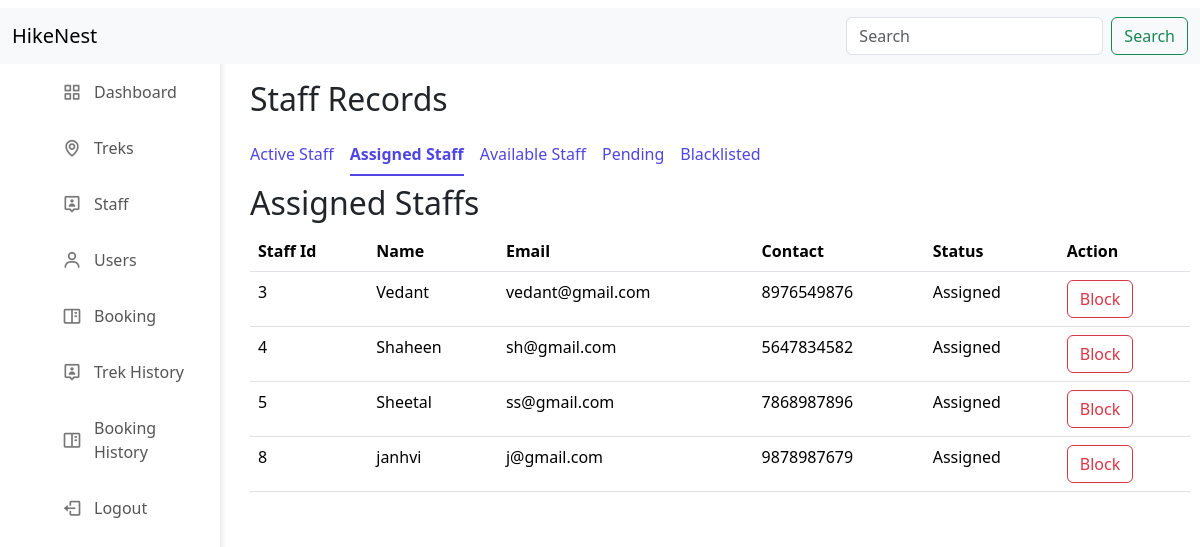
Screenshot of /admin_staff_assigned with the database file from the repository.
### application/models.py (models this page shows)
class Staff(db.Model):
    __tablename__ = 'staff'
    id = db.Column(db.Integer(), primary_key = True, autoincrement = True)
    name = db.Column(db.String(),  nullable = False)
    email = db.Column(db.String(), unique = True, nullable = False)
    phone = db.Column(db.String(10), unique = True, nullable = False)
    password = db.Column(db.String(), nullable = False)
    status = db.Column(db.String(),  nullable = False, default= "Pending")
    treks = db.relationship("Trek", backref = "staff")

### application/controllers.py (the view)
@app.route("/admin_staff_assigned")
def admin_staff_assigned():
    assigned_staff = Staff.query.filter_by(status = 'Assigned').all()
    return render_template("admin_staff_assigned.html", assigned_staff = assigned_staff)

### templates/admin_staff_assigned.html (shortened to what this page needs)
<!DOCTYPE html>
<html>
    <head>
        <link rel="stylesheet" href="/static/dashboard.css">
        <link href="https://cdn.jsdelivr.net/npm/bootstrap@5.3.8/dist/css/bootstrap.min.css" rel="stylesheet">
        <link rel="stylesheet" href="https://cdn.jsdelivr.net/npm/boxicons@latest/css/boxicons.min.css">
    </head>
    <body>
        <div class="sidebar">
            <ul class="nav-links">
                <li><a href="/admin_dashboard"><i class="bx bx-grid-alt"></i> Dashboard</a></li>
                <li><a href="/admin_trek"><i class="bx bx-map"></i> Treks</a></li>
                <li><a href="/admin_staff_active"><i class="bx bx-user-pin"></i> Staff</a></li>
                <li><a href="/admin_users_active"><i class="bx bx-user"></i> Users</a></li>
                <li><a href="/admin_bookings"><i class="bx bx-book-content"></i> Booking</a></li>
                <li><a href="/admin_trek_history"><i class="bx bx-user-pin"></i> Trek History</a></li>
                <li><a href="/admin_booking_history"><i class="bx bx-book-content"></i> Booking History</a></li>
                <li><a href="/logout" class="logout"><i class="bx bx-log-out"></i> Logout</a></li>
            </ul>
        </div>
        <div class="navbar" style = "position : fixed;">
            <nav class="navbar bg-body-tertiary" >
                <div class="container-fluid">
                    <a class="navbar-brand">HikeNest</a>
                    <form class="d-flex" role="search" action = "/search_admin_staff">
                    <input class="form-control me-2" type="search" name="search" placeholder="Search" aria-label="Search"/>
                    <button class="btn btn-outline-success" type="submit">Search</button>
                    </form>
                </div>
            </nav>
        </div>
        <div class = "canvas" >
            <h2>Staff Records</h2>
            <div class= "navbar" >
                <ul class="nav nav-underline">
                    <li class="nav-item">
                        <a class="nav-link "  href="/admin_staff_active" style = " color: #4f46e5;">Active Staff</a>
                    </li>
                    <li class="nav-item">
                        <a class="nav-link active" aria-current="page" href="/admin_staff_assigned" style = " color: #4f46e5;">Assigned Staff</a>
                    </li>
                    <li class="nav-item">
                        <a class="nav-link" href="/admin_staff_available" style = " color: #4f46e5;">Available Staff</a>
                    </li>
                    <li class="nav-item">
                        <a class="nav-link" href="/admin_staff_pending" style = " color: #4f46e5;">Pending</a>
                    </li>
                    <li class="nav-item">
                        <a class="nav-link" href="/admin_staff_blacklisted" style = " color: #4f46e5;">Blacklisted</a>
                    </li>
                </ul>
            </div>
            <h2>Assigned Staffs</h2>
            <div class = "table">
                <table class="table table-hover">
                    <thead>
                        <tr>
                            <th scope="row">Staff Id</th>
                            <th scope="row">Name</th>
                            <th scope="row">Email</th>
                            <th scope="row">Contact</th>
                            <th scope="row">Status</th>
                            <th scope="row">Action</th>
                        </tr>
                    </thead>
                    <tbody>
                        {% if assigned_staff %}
                            {% for staff in assigned_staff %}
                            <tr>
                                <td>{{staff.id}}</td>
                                <td>{{staff.name}}</td>
                                <td>{{staff.email}}</td>
                                <td>{{staff.phone}}</td>
                                <td>{{staff.status}}</td>
                                <td><a href="/admin_staff_reject/{{staff.id}}" class="btn btn-outline-danger" >Block</a></td>
                            </tr>
                            {% endfor %}
                        {% else %}
                        <tr>
                            <td colspan="9" class="text-center">
                                There is no data.
                            </td>
                        </tr>
                        {% endif %}
                    </tbody>
                </table>
            </div>
        </div>
    </body>
</html>

### static/dashboard.css (style rules this page uses)
* { margin: 0; padding: 0; box-sizing: border-box; }
body { background-color: #f4f5f7; }
.sidebar { margin-top: 50px; position: fixed; top: 0; left: 0; height: 100%; width: 220px; background-color: #ffffff; box-shadow: 2px 0px 5px rgba(0,0,0,0.1); padding: 20px; }
.nav-links { list-style: none; }
.nav-links li { margin-bottom: 12px; }
.nav-links li a { display: flex; align-items: center; text-decoration: none; color: #555555; font-size: 16px; padding: 10px; border-radius: 6px; }
.nav-links li a i { font-size: 20px; margin-right: 12px; color: #777777; }
.navbar { top: 0; margin-top: 0px; width: 100%; position:fixed; text-decoration: none; }
.canvas { overflow: auto; margin-left: 240px; margin-top: 70px; margin-right: 20px; padding: 10px; width:calc(100% - 240px); height:calc(100vh - 70px); }

### rows the page displays
Staff: id "3", name "Vedant", email "vedant@gmail.com", phone "8976549876", status "Assigned"
Staff: id "4", name "Shaheen", email "sh@gmail.com", phone "5647834582", status "Assigned"
Staff: id "5", name "Sheetal", email "ss@gmail.com", phone "7868987896", status "Assigned"
Staff: id "8", name "janhvi", email "j@gmail.com", phone "9878987679", status "Assigned"
